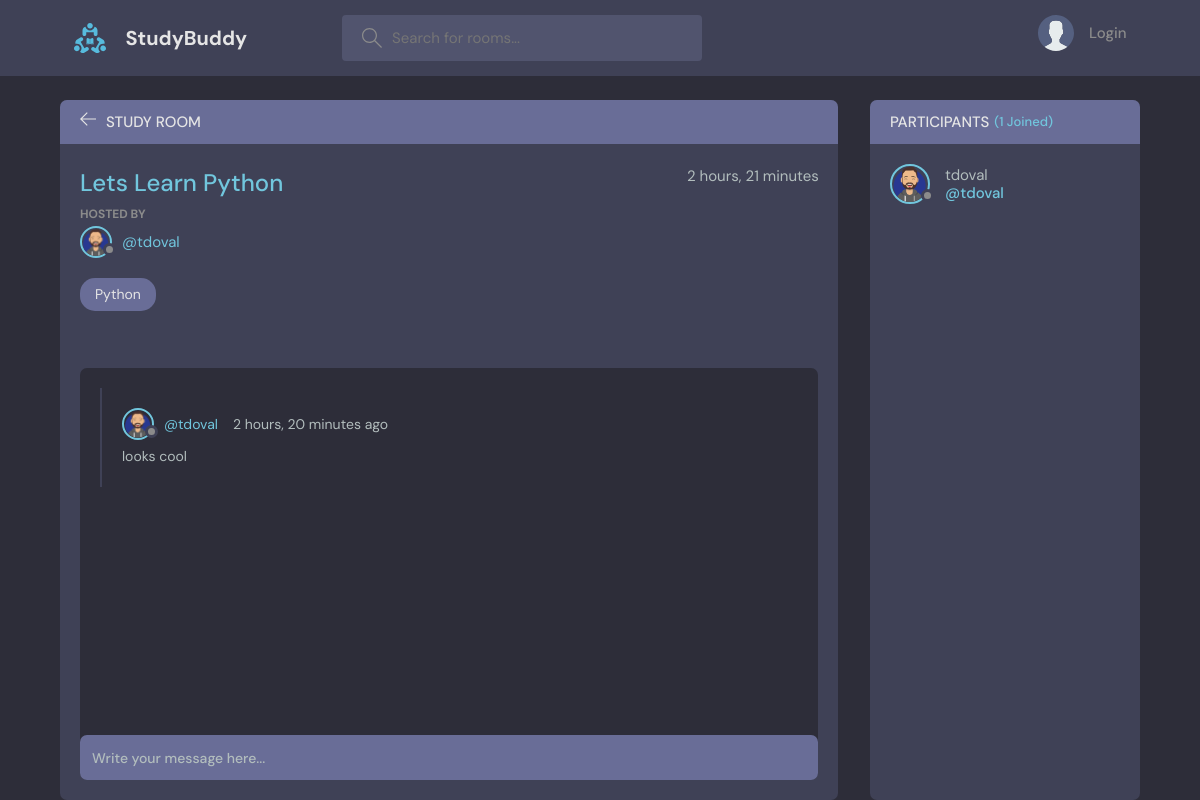
The app's page /room/1/, older data.
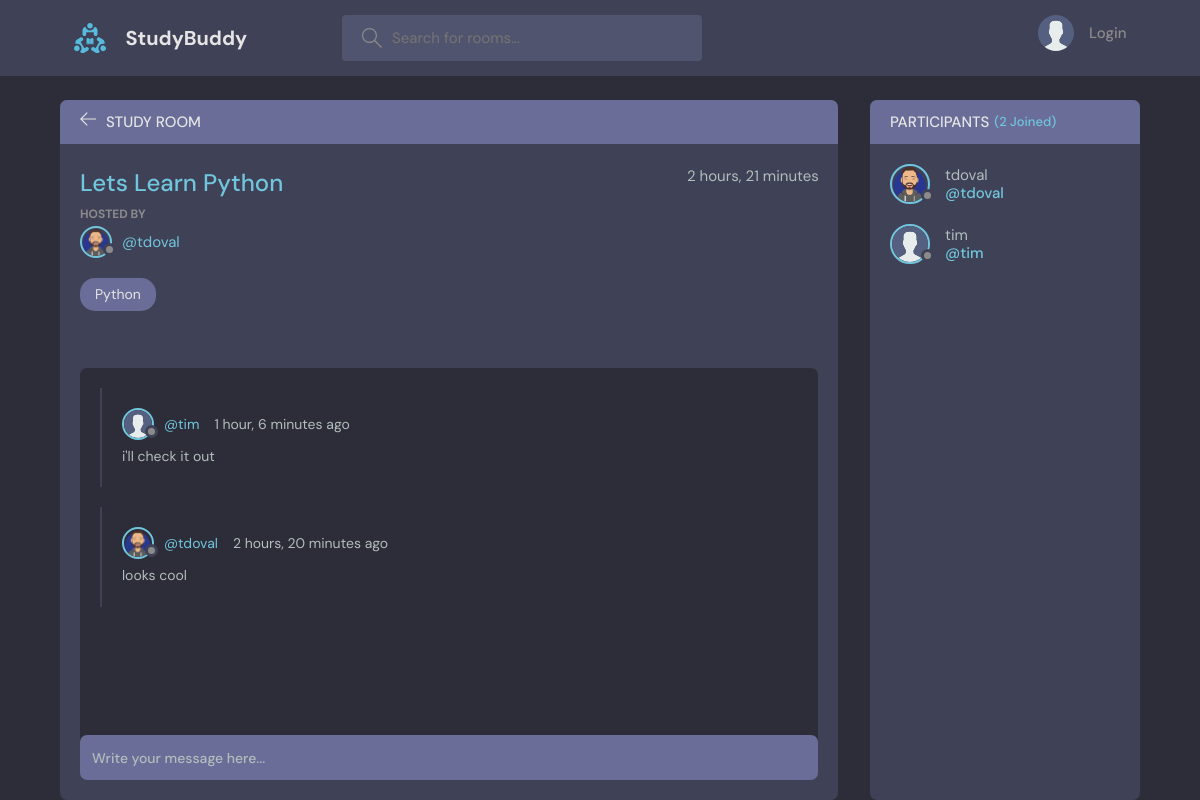
The same page, newer data.
### base/models.py (models this page shows, shortened)
class Room(models.Model):
    host = models.ForeignKey(User, on_delete=models.SET_NULL, null=True)
    topic = models.ForeignKey(Topic, on_delete=models.SET_NULL, null=True)
    name = models.CharField(max_length=200)
    description = models.TextField(null=True, blank=True)
    participants = models.ManyToManyField(User, related_name='participants', blank=True)
    updated = models.DateTimeField(auto_now=True)
    created = models.DateTimeField(auto_now_add=True)
    class Meta:
        ordering = ['-updated', '-created']

class User(AbstractUser):
    name = models.CharField(max_length=200, null=True)
    email = models.EmailField(unique=True, null=True)
    bio = models.TextField(null=True)
    avatar = models.ImageField(null=True, default="avatar.svg")
    USERNAME_FIELD = 'email'
    REQUIRED_FIELDS = []

class Topic(models.Model):
    name = models.CharField(max_length=200)
    def __str__(self):
        return self.name

class Message(models.Model):
    user = models.ForeignKey(User, on_delete=models.CASCADE)
    room = models.ForeignKey(Room, on_delete=models.CASCADE)
    body = models.TextField()
    updated = models.DateTimeField(auto_now=True)
    created = models.DateTimeField(auto_now_add=True)
    class Meta:
        ordering = ['-updated', '-created']

### base/views.py (the view, shortened to what this page needs)
# urls.py: path('room/<str:pk>/', views.room, name="room"),
def room(request, pk):
    room = Room.objects.get(id=pk)
    room_messages = room.message_set.all().order_by('-created')
    participants = room.participants.all()
    context = {'room': room, 'room_messages': room_messages, 'participants':participants}
    return render(request, 'base/room.html', context)

### base/templates/base/room.html (shortened to what this page needs)
{% extends 'main.html' %}
{% block content %}
    <main class="profile-page layout layout--2">
      <div class="container">
        <div class="room">
          <div class="room__top">
            <div class="room__topLeft">
              <a href="{% url 'home' %}">
                <svg version="1.1" xmlns="http://www.w3.org/2000/svg" width="32" height="32" viewBox="0 0 32 32">
                  <title>arrow-left</title>
                  <path
                    d="M13.723 2.286l-13.723 13.714 13.719 13.714 1.616-1.611-10.96-10.96h27.625v-2.286h-27.625l10.965-10.965-1.616-1.607z"
                  ></path>
                </svg>
              </a>
              <h3>Study Room</h3>
            </div>
          </div>
          <div class="room__box scroll">
            <div class="room__header scroll">
              <div class="room__info">
                <h3>{{room.name}}</h3>
                <span>{{room.created|timesince}}</span>
              </div>
              <div class="room__hosted">
                <p>Hosted By</p>
                <a href="{% url 'user-profile' room.host.id %}" class="room__author">
                  <div class="avatar avatar--small">
                    <img src="{{room.host.avatar.url}}" />
                  </div>
                  <span>@{{room.host.username}}</span>
                </a>
              </div>
              <span class="room__topics">{{room.topic}}</span>
            </div>
            <div class="room__conversation">
              <div class="threads scroll">
                {% for message in room_messages %}
                <div class="thread">
                  <div class="thread__top">
                    <div class="thread__author">
                      <a href="{% url 'user-profile' message.user.id %}" class="thread__authorInfo">
                        <div class="avatar avatar--small">
                          <img src="{{message.user.avatar.url}}" />
                        </div>
                        <span>@{{message.user.username}}</span>
                      </a>
                      <span class="thread__date">{{ message.created|timesince }} ago</span>
                    </div>
                  </div>
                  <div class="thread__details">
                    {{message.body}}
                  </div>
                </div>
                {% endfor %}
              </div>
            </div>
          </div>
          <div class="room__message">
            <form action="" method="POST">
              <input name="body" placeholder="Write your message here..." />
            </form>
          </div>
        </div>
        <div class="participants">
          <h3 class="participants__top">Participants <span>({{participants.count}} Joined)</span></h3>
          <div class="participants__list scroll">
            {% for user in participants %}
            <a href="{% url 'user-profile' user.id %}" class="participant">
              <div class="avatar avatar--medium">
                <img src="{{user.avatar.url}}" />
              </div>
              <p>
                {{user.username}}
                <span>@{{user.username}}</span>
              </p>
            </a>
            {% endfor %}
          </div>
        </div>
      </div>
    </main>
{% endblock content %}

### templates/main.html (shortened to what this page needs)
<!DOCTYPE html>
{% load static %}
<html lang="en">
  <head>
    <link rel="stylesheet" href="{% static 'styles/style.css' %}" />
  </head>
  <body>
    {% include 'navbar.html' %}
    {% block content %}
    {% endblock %}
  </body>
</html>

### templates/navbar.html (shortened to what this page needs)
{% load static %}
<header class="header header--loggedIn">
  <div class="container">
    <a href="{% url 'home' %}" class="header__logo">
      <img src="{% static 'images/logo.svg' %}" />
      <h1>StudyBuddy</h1>
    </a>
    <form class="header__search" method="GET" action="{% url 'home' %}">
      <label>
        <input name="q" placeholder="Search for rooms..." />
      </label>
    </form>
    <nav class="header__menu">
      {% if request.user.is_authenticated %}
      <div class="header__user">
        <a href="{% url 'update-user' %}">
          <div class="avatar avatar--medium active">
            <img src="{{user.avatar.url}}" />
          </div>
          <p>{{request.user.username}} <span>@{{request.user.username}}</span></p>
        </a>
        <button class="dropdown-button">
          <svg version="1.1" xmlns="http://www.w3.org/2000/svg" width="32" height="32" viewBox="0 0 32 32">
            <title>chevron-down</title>
            <path d="M16 21l-13-13h-3l16 16 16-16h-3l-13 13z"></path>
          </svg>
        </button>
      </div>
      {% else %}
      <a href="{% url 'login' %}">
        <img src="{% static 'images/avatar.svg' %}" />
        <p>Login</p>
      </a>
      {% endif %}
    </nav>
  </div>
</header>

Row changes from the older to the newer data that the page shows:
added Message: user.avatar (placeholder picture), user.username "tim", created "1 hour, 6 minutes", body "i'll check it out"
added User: avatar (placeholder picture), username "tim"
Text that changed along with them:
{{ participants.count }}: "1" → "2"
